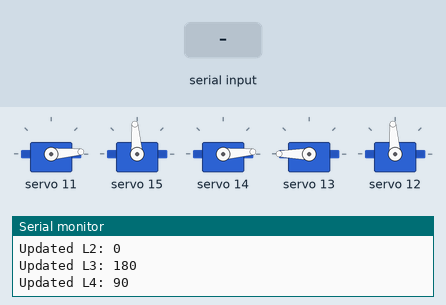
Recording of a sketch running on a simulated ESP32. Parts: 5 × servo, the last lines printed to the serial monitor. The inputs (shaded band) are chosen by the test bench.

Above: at 1.3 s.
1.4 s: "L1:1\n" received over Serial
At 2.5 s:
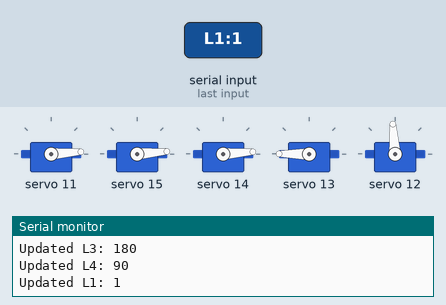
2.9 s: "L1:150\n" received over Serial
At 3.7 s:
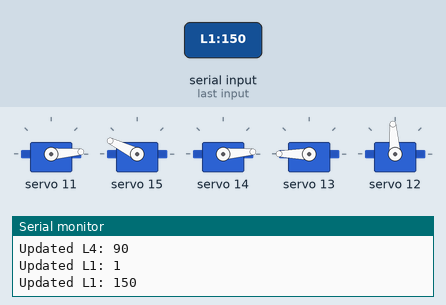
4.4 s: "L2:150\n" received over Serial
At 4.8 s:
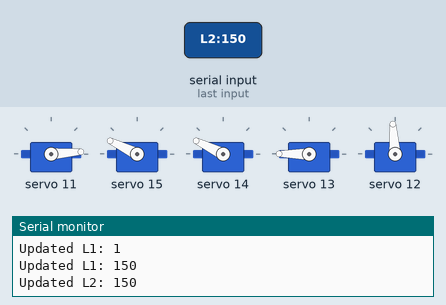
5.9 s: "L1:1\n" received over Serial
At 7.1 s:
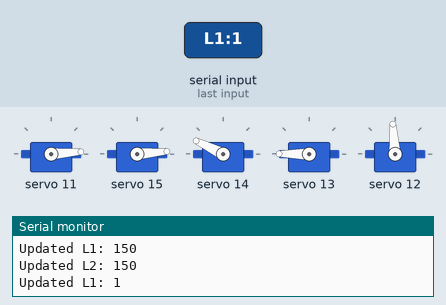
Timing chart, 0 to 8.4 s (numbered marks = the images above; inputs shaded):
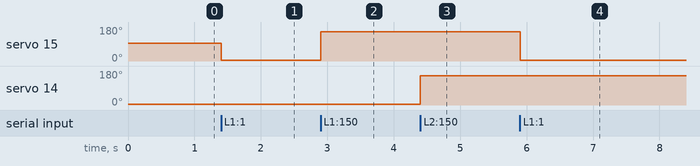

The sketch:

robot_arm_alpha.ino
```cpp
// ESP32
// Robot Arm Script ALPHA
// https://github.com/BurntWywrm/L2-robot-arm

/*
ALPHA: Tests if 5 of the actuators are properly
rotating according to user input via serial monitor.
With a servo constrait with a minimum of 0
degrees to a maximum of 180 degrees.
*/

#include <Wire.h> // I2C Wire Library
#include <Adafruit_PWMServoDriver.h> // Adafruit PWM Servo Library

// Configure in Serial Monitor during testing
int MIN = 120; // Minimum pulse length count out of 4096
int MAX = 500; // Maximum pulse length count out of 4096

// Create object to represent PCA9685 at your I2C address
Adafruit_PWMServoDriver pwm = Adafruit_PWMServoDriver(0x40);

// Set I2C Pins for the ESP32, default: SDA = 21, SCL = 22.
const int I2C_SDA = 21;
const int I2C_SCL = 22;

// Actuator variables
// Configure as necessary
#define FREQUENCY 50
const int MAX_ANGLE = 180;

const int servoL1Pin = 15;
const int servoL2Pin = 14;
const int servoL3Pin = 13;
const int servoL4Pin = 12;

// End Effector variables
const int gripper = 11;
String gripper_state = "";

void setup()
{
    Serial.begin(115200); // Starts serial monitor with a baud rate of 115200
    Wire.begin(I2C_SDA, I2C_SCL);

    // Initialize PWM Servo Library
    pwm.begin();
    pwm.setPWMFreq(FREQUENCY);

    // Set gripper to 0 Degrees (close)
    int pulse_width = map(0, 0, MAX_ANGLE, MIN, MAX);
    pwm.setPWM(gripper, 0, pulse_width);
    gripper_state = "Close";

    Serial.println("Robot Arm: ALPHA");
    Serial.println("Quick Controls: ");
    Serial.println("Configure MAX/MIN -> 'MAX/MIN':'INT'");
    Serial.println("Configure Servo Angle -> 'servoname(L1):'0-180'");
    Serial.println("Configure Gripper state -> 'Gripper: 1 or 0'");

    // Resets actuators to default positions
    reset_arm();
}

void loop()
{
    input_configuration();
}

void reset_arm(){
    set_angle(90, servoL1Pin); // Default postion: 90°
    set_angle(0, servoL2Pin); // Default position: 0°
    set_angle(180, servoL3Pin); // Default position: 180°
    set_angle(90, servoL4Pin); // Default postion: 90°
}

void input_configuration(){
    if (Serial.available() > 0){
        String input = Serial.readStringUntil('\n'); // Read Input Line
        input.trim(); // Removes whitespace and new line

        int seperatorIndex = input.indexOf(":");

        if (seperatorIndex > 0 ){
            String key = input.substring(0, seperatorIndex);
            String valueSTR = input.substring(seperatorIndex + 1);
            valueSTR.trim();
            int value = valueSTR.toInt(); // Converts to integer

            // Configures the MAX/MIN
            if (key.equalsIgnoreCase("MAX")){
                MAX = value;
                Serial.println("Updated MAX to " + String(MAX));
            }
            else if (key.equalsIgnoreCase("MIN")){
                MIN = value;
                Serial.println("Updated MIN to " + String(MIN));
            }

            // Configures servo angle
            else if(key.equalsIgnoreCase("L1")){
                if (value > 180){
                    Serial.println("Value exceeds Servo specifications");
                }
                else if (value < 0){
                    Serial.println("Value exceeds Servo specifications");
                }
                else{
                    set_angle(value, servoL1Pin);
                }
            }

            else if(key.equalsIgnoreCase("L2")){
                if (value > 180){
                    Serial.println("Value exceeds Servo specifications");
                }
                else if (value < 0){
                    Serial.println("Value exceeds Servo specifications");
                }
                else{
                    set_angle(value, servoL2Pin);
                }
            }

            else if(key.equalsIgnoreCase("L3")){
                if (value > 180){
                    Serial.println("Value exceeds Servo specifications");
                }
                else if (value < 0){
                    Serial.println("Value exceeds Servo specifications");
                }
                else{
                    set_angle(value, servoL3Pin);
                }
            }

            else if(key.equalsIgnoreCase("L4")){
                if (value > 180){
                    Serial.println("Value exceeds Servo specifications");
                }
                else if (value < 0){
                    Serial.println("Value exceeds Servo specifications");
                }
                else{
                    set_angle(value, servoL4Pin);
                }
            }

            else if(key.equalsIgnoreCase("Gripper")){
                // Opens gripper
                if(value == 1){
                    int open_gripper = map(180, 0, MAX_ANGLE, MIN, MAX);
                    pwm.setPWM(gripper, 0, open_gripper);
                    gripper_state = "Open";
                }
                // Closes gripper
                else if (value == 0){
                    int close_gripper = map(0, 0, MAX_ANGLE, MIN, MAX);
                    pwm.setPWM(gripper, 0, close_gripper);
                    gripper_state = "Close";
                }
            }

            // Error Handler
            else{
                Serial.println("Unknown input: " + key);
            }
        }
    }
}

// set_angle(desired_angle, servo_pin);
void set_angle(int userVal, int servoPin){
    int pulse_width = map(userVal, 0, MAX_ANGLE, MIN, MAX); // Determines pwm pulse width
    pwm.setPWM(servoPin, 0, pulse_width); // write to servo
    delay(30);

    // Locates the servo name for reference
    String servoName = "";
    switch(servoPin){
        case 15: servoName = "L1"; break;
        case 14: servoName = "L2"; break;
        case 13: servoName = "L3"; break;
        case 12: servoName = "L4"; break;
    }

    // Displays updated servo angle
    Serial.println("Updated " + (servoName) + ": " + (userVal));
}
```

Measured:
- after the input at 1.4 s, servo 15: 94° → 5° at once
- after the input at 2.9 s, servo 15: 5° → 154° at once
- after the input at 4.4 s, servo 14: 4° → 154° at once
- after the input at 5.9 s, servo 15: 154° → 5° at once
